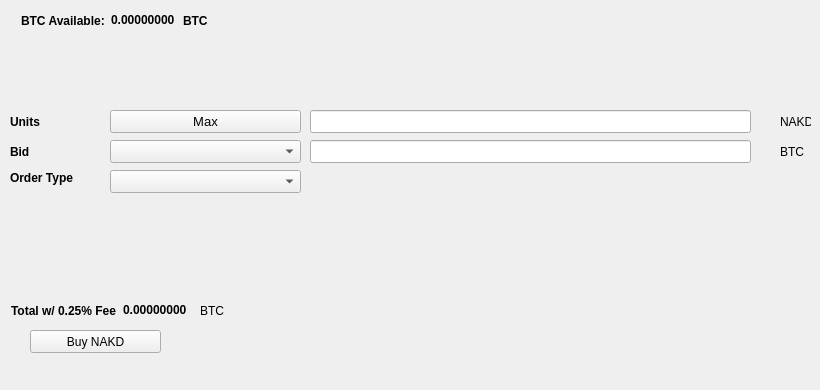
   <widget class="QWidget" name="BuyTab">
    <attribute name="title">
     <string>Buy</string>
    </attribute>
    <widget class="QPushButton" name="BuyNAKD">
     <property name="geometry">
      <rect>
       <x>30</x>
       <y>330</y>
       <width>131</width>
       <height>23</height>
      </rect>
     </property>
     <property name="text">
      <string>Buy NAKD</string>
     </property>
     <property name="icon">
      <iconset resource="../Nakedcash.qrc">
       <normaloff>:/icons/bitcoin</normaloff>:/icons/bitcoin</iconset>
     </property>
    </widget>
    <widget class="QLabel" name="label_3">
     <property name="geometry">
      <rect>
       <x>10</x>
       <y>110</y>
       <width>46</width>
       <height>23</height>
      </rect>
     </property>
     <property name="font">
      <font>
       <weight>75</weight>
       <bold>true</bold>
      </font>
     </property>
     <property name="text">
      <string>Units</string>
     </property>
    </widget>
    <widget class="QLineEdit" name="UnitsInput">
     <property name="geometry">
      <rect>
       <x>310</x>
       <y>110</y>
       <width>441</width>
       <height>23</height>
      </rect>
     </property>
     <property name="font">
      <font>
       <pointsize>9</pointsize>
       <weight>75</weight>
       <bold>true</bold>
      </font>
     </property>
    </widget>
    <widget class="QLineEdit" name="BuyBidPriceEdit">
     <property name="geometry">
      <rect>
       <x>310</x>
       <y>140</y>
       <width>441</width>
       <height>23</height>
      </rect>
     </property>
     <property name="font">
      <font>
       <pointsize>9</pointsize>
       <weight>75</weight>
       <bold>true</bold>
      </font>
     </property>
    </widget>
    <widget class="QLabel" name="label_4">
     <property name="geometry">
      <rect>
       <x>780</x>
       <y>110</y>
       <width>31</width>
       <height>23</height>
      </rect>
     </property>
     <property name="text">
      <string>NAKD</string>
     </property>
    </widget>
    <widget class="QLabel" name="label_5">
     <property name="geometry">
      <rect>
       <x>780</x>
       <y>140</y>
       <width>31</width>
       <height>23</height>
      </rect>
     </property>
     <property name="text">
      <string>BTC</string>
     </property>
    </widget>
    <widget class="QLabel" name="label_6">
     <property name="geometry">
      <rect>
       <x>10</x>
       <y>140</y>
       <width>46</width>
       <height>23</height>
      </rect>
     </property>
     <property name="font">
      <font>
       <weight>75</weight>
       <bold>true</bold>
      </font>
     </property>
     <property name="text">
      <string>Bid</string>
     </property>
    </widget>
    <widget class="QLabel" name="label_7">
     <property name="geometry">
      <rect>
       <x>10</x>
       <y>170</y>
       <width>91</width>
       <height>16</height>
      </rect>
     </property>
     <property name="font">
      <font>
       <weight>75</weight>
       <bold>true</bold>
      </font>
     </property>
     <property name="text">
      <string>Order Type</string>
     </property>
    </widget>
    <widget class="QPushButton" name="Buy_Max_Amount">
     <property name="geometry">
      <rect>
       <x>110</x>
       <y>110</y>
       <width>191</width>
       <height>23</height>
      </rect>
     </property>
     <property name="font">
      <font>
       <pointsize>10</pointsize>
      </font>
     </property>
     <property name="text">
      <string>Max</string>
     </property>
    </widget>
    <widget class="QComboBox" name="BuyBidcomboBox">
     <property name="geometry">
      <rect>
       <x>110</x>
       <y>140</y>
       <width>191</width>
       <height>23</height>
      </rect>
     </property>
     <property name="font">
      <font>
       <pointsize>10</pointsize>
      </font>
     </property>
    </widget>
    <widget class="QComboBox" name="buyOrdertypeCombo">
     <property name="geometry">
      <rect>
       <x>110</x>
       <y>170</y>
       <width>191</width>
       <height>23</height>
      </rect>
     </property>
     <property name="font">
      <font>
       <pointsize>10</pointsize>
      </font>
     </property>
    </widget>
    <widget class="QWidget" name="layoutWidget1">
     <property name="geometry">
      <rect>
       <x>21</x>
       <y>11</y>
       <width>227</width>
       <height>19</height>
      </rect>
     </property>
     <layout class="QHBoxLayout" name="horizontalLayout_3">
      <item>
       <widget class="QLabel" name="label232">
        <property name="font">
         <font>
          <weight>75</weight>
          <bold>true</bold>
         </font>
        </property>
        <property name="text">
         <string>BTC Available:</string>
        </property>
       </widget>
      </item>
      <item>
       <widget class="QLabel" name="BtcAvailableLbl">
        <property name="palette">
         <palette>
          <active>
           <colorrole role="WindowText">
            <brush brushstyle="SolidPattern">
             <color alpha="255">
              <red>0</red>
              <green>0</green>
              <blue>0</blue>
             </color>
            </brush>
           </colorrole>
           <colorrole role="Button">
            <brush brushstyle="SolidPattern">
             <color alpha="255">
              <red>0</red>
              <green>170</green>
              <blue>0</blue>
             </color>
            </brush>
           </colorrole>
           <colorrole role="Light">
            <brush brushstyle="SolidPattern">
             <color alpha="255">
              <red>0</red>
              <green>255</green>
              <blue>0</blue>
             </color>
            </brush>
           </colorrole>
           <colorrole role="Midlight">
            <brush brushstyle="SolidPattern">
             <color alpha="255">
              <red>0</red>
              <green>212</green>
              <blue>0</blue>
             </color>
            </brush>
           </colorrole>
           <colorrole role="Dark">
            <brush brushstyle="SolidPattern">
             <color alpha="255">
              <red>0</red>
              <green>85</green>
              <blue>0</blue>
             </color>
            </brush>
           </colorrole>
           <colorrole role="Mid">
            <brush brushstyle="SolidPattern">
             <color alpha="255">
              <red>0</red>
              <green>113</green>
              <blue>0</blue>
             </color>
            </brush>
           </colorrole>
           <colorrole role="Text">
            <brush brushstyle="SolidPattern">
             <color alpha="255">
              <red>0</red>
              <green>170</green>
              <blue>0</blue>
             </color>
            </brush>
           </colorrole>
           <colorrole role="BrightText">
            <brush brushstyle="SolidPattern">
             <color alpha="255">
              <red>255</red>
              <green>255</green>
              <blue>255</blue>
             </color>
            </brush>
           </colorrole>
           <colorrole role="ButtonText">
            <brush brushstyle="SolidPattern">
             <color alpha="255">
              <red>0</red>
              <green>0</green>
              <blue>0</blue>
             </color>
            </brush>
           </colorrole>
           <colorrole role="Base">
            <brush brushstyle="SolidPattern">
             <color alpha="255">
              <red>255</red>
              <green>255</green>
              <blue>255</blue>
             </color>
            </brush>
           </colorrole>
           <colorrole role="Window">
            <brush brushstyle="SolidPattern">
             <color alpha="255">
              <red>0</red>
              <green>170</green>
              <blue>0</blue>
             </color>
            </brush>
           </colorrole>
           <colorrole role="Shadow">
            <brush brushstyle="SolidPattern">
             <color alpha="255">
              <red>0</red>
              <green>0</green>
              <blue>0</blue>
             </color>
            </brush>
           </colorrole>
           <colorrole role="AlternateBase">
            <brush brushstyle="SolidPattern">
             <color alpha="255">
              <red>127</red>
              <green>212</green>
              <blue>127</blue>
             </color>
            </brush>
           </colorrole>
           <colorrole role="ToolTipBase">
            <brush brushstyle="SolidPattern">
             <color alpha="255">
              <red>255</red>
              <green>255</green>
              <blue>220</blue>
             </color>
            </brush>
           </colorrole>
           <colorrole role="ToolTipText">
            <brush brushstyle="SolidPattern">
             <color alpha="255">
              <red>0</red>
              <green>0</green>
              <blue>0</blue>
             </color>
            </brush>
           </colorrole>
          </active>
          <inactive>
           <colorrole role="WindowText">
            <brush brushstyle="SolidPattern">
             <color alpha="255">
              <red>0</red>
              <green>0</green>
              <blue>0</blue>
             </color>
            </brush>
           </colorrole>
           <colorrole role="Button">
            <brush brushstyle="SolidPattern">
             <color alpha="255">
              <red>0</red>
              <green>170</green>
              <blue>0</blue>
             </color>
            </brush>
           </colorrole>
           <colorrole role="Light">
            <brush brushstyle="SolidPattern">
             <color alpha="255">
              <red>0</red>
              <green>255</green>
              <blue>0</blue>
             </color>
            </brush>
           </colorrole>
           <colorrole role="Midlight">
            <brush brushstyle="SolidPattern">
             <color alpha="255">
              <red>0</red>
              <green>212</green>
              <blue>0</blue>
             </color>
            </brush>
           </colorrole>
           <colorrole role="Dark">
            <brush brushstyle="SolidPattern">
             <color alpha="255">
              <red>0</red>
              <green>85</green>
              <blue>0</blue>
             </color>
            </brush>
           </colorrole>
           <colorrole role="Mid">
            <brush brushstyle="SolidPattern">
             <color alpha="255">
              <red>0</red>
              <green>113</green>
              <blue>0</blue>
             </color>
            </brush>
           </colorrole>
           <colorrole role="Text">
            <brush brushstyle="SolidPattern">
             <color alpha="255">
              <red>0</red>
              <green>170</green>
              <blue>0</blue>
             </color>
            </brush>
           </colorrole>
           <colorrole role="BrightText">
            <brush brushstyle="SolidPattern">
             <color alpha="255">
              <red>255</red>
              <green>255</green>
              <blue>255</blue>
             </color>
            </brush>
           </colorrole>
           <colorrole role="ButtonText">
            <brush brushstyle="SolidPattern">
             <color alpha="255">
              <red>0</red>
              <green>0</green>
              <blue>0</blue>
             </color>
            </brush>
           </colorrole>
           <colorrole role="Base">
            <brush brushstyle="SolidPattern">
             <color alpha="255">
              <red>255</red>
              <green>255</green>
              <blue>255</blue>
             </color>
            </brush>
           </colorrole>
           <colorrole role="Window">
            <brush brushstyle="SolidPattern">
             <color alpha="255">
              <red>0</red>
              <green>170</green>
              <blue>0</blue>
             </color>
            </brush>
           </colorrole>
           <colorrole role="Shadow">
            <brush brushstyle="SolidPattern">
             <color alpha="255">
              <red>0</red>
              <green>0</green>
              <blue>0</blue>
             </color>
            </brush>
           </colorrole>
           <colorrole role="AlternateBase">
            <brush brushstyle="SolidPattern">
             <color alpha="255">
              <red>127</red>
              <green>212</green>
              <blue>127</blue>
             </color>
            </brush>
           </colorrole>
           <colorrole role="ToolTipBase">
            <brush brushstyle="SolidPattern">
             <color alpha="255">
              <red>255</red>
              <green>255</green>
              <blue>220</blue>
             </color>
            </brush>
           </colorrole>
           <colorrole role="ToolTipText">
            <brush brushstyle="SolidPattern">
             <color alpha="255">
              <red>0</red>
              <green>0</green>
              <blue>0</blue>
             </color>
            </brush>
           </colorrole>
          </inactive>
          <disabled>
           <colorrole role="WindowText">
            <brush brushstyle="SolidPattern">
             <color alpha="255">
              <red>0</red>
              <green>85</green>
              <blue>0</blue>
             </color>
            </brush>
           </colorrole>
           <colorrole role="Button">
            <brush brushstyle="SolidPattern">
             <color alpha="255">
              <red>0</red>
              <green>170</green>
              <blue>0</blue>
             </color>
            </brush>
           </colorrole>
           <colorrole role="Light">
            <brush brushstyle="SolidPattern">
             <color alpha="255">
              <red>0</red>
              <green>255</green>
              <blue>0</blue>
             </color>
            </brush>
           </colorrole>
           <colorrole role="Midlight">
            <brush brushstyle="SolidPattern">
             <color alpha="255">
              <red>0</red>
              <green>212</green>
              <blue>0</blue>
             </color>
            </brush>
           </colorrole>
           <colorrole role="Dark">
            <brush brushstyle="SolidPattern">
             <color alpha="255">
              <red>0</red>
              <green>85</green>
              <blue>0</blue>
             </color>
            </brush>
           </colorrole>
           <colorrole role="Mid">
            <brush brushstyle="SolidPattern">
             <color alpha="255">
              <red>0</red>
              <green>113</green>
              <blue>0</blue>
             </color>
            </brush>
           </colorrole>
           <colorrole role="Text">
            <brush brushstyle="SolidPattern">
             <color alpha="255">
              <red>0</red>
              <green>85</green>
              <blue>0</blue>
             </color>
            </brush>
           </colorrole>
           <colorrole role="BrightText">
            <brush brushstyle="SolidPattern">
             <color alpha="255">
              <red>255</red>
              <green>255</green>
              <blue>255</blue>
             </color>
            </brush>
           </colorrole>
           <colorrole role="ButtonText">
            <brush brushstyle="SolidPattern">
             <color alpha="255">
              <red>0</red>
              <green>85</green>
              <blue>0</blue>
             </color>
            </brush>
           </colorrole>
           <colorrole role="Base">
            <brush brushstyle="SolidPattern">
             <color alpha="255">
              <red>0</red>
              <green>170</green>
              <blue>0</blue>
             </color>
            </brush>
           </colorrole>
           <colorrole role="Window">
            <brush brushstyle="SolidPattern">
             <color alpha="255">
              <red>0</red>
              <green>170</green>
              <blue>0</blue>
             </color>
            </brush>
           </colorrole>
           <colorrole role="Shadow">
            <brush brushstyle="SolidPattern">
             <color alpha="255">
              <red>0</red>
              <green>0</green>
              <blue>0</blue>
             </color>
            </brush>
           </colorrole>
           <colorrole role="AlternateBase">
            <brush brushstyle="SolidPattern">
             <color alpha="255">
              <red>0</red>
              <green>170</green>
              <blue>0</blue>
             </color>
            </brush>
           </colorrole>
           <colorrole role="ToolTipBase">
            <brush brushstyle="SolidPattern">
             <color alpha="255">
              <red>255</red>
              <green>255</green>
              <blue>220</blue>
             </color>
            </brush>
           </colorrole>
           <colorrole role="ToolTipText">
            <brush brushstyle="SolidPattern">
             <color alpha="255">
              <red>0</red>
              <green>0</green>
              <blue>0</blue>
             </color>
            </brush>
           </colorrole>
          </disabled>
         </palette>
        </property>
        <property name="font">
         <font>
          <weight>75</weight>
          <bold>true</bold>
         </font>
        </property>
        <property name="text">
         <string>0.00000000</string>
        </property>
        <property name="textInteractionFlags">
         <set>Qt::LinksAccessibleByMouse|Qt::TextSelectableByKeyboard|Qt::TextSelectableByMouse</set>
        </property>
       </widget>
      </item>
      <item>
       <widget class="QLabel" name="BtcAvailableLbl_2">
        <property name="font">
         <font>
          <weight>75</weight>
          <bold>true</bold>
         </font>
        </property>
        <property name="text">
         <string>BTC</string>
        </property>
       </widget>
      </item>
     </layout>
    </widget>
    <widget class="QWidget" name="layoutWidge2">
     <property name="geometry">
      <rect>
       <x>11</x>
       <y>301</y>
       <width>259</width>
       <height>19</height>
      </rect>
     </property>
     <layout class="QHBoxLayout" name="horizontalLayout_4">
      <item>
       <widget class="QLabel" name="label_9">
        <property name="font">
         <font>
          <weight>75</weight>
          <bold>true</bold>
         </font>
        </property>
        <property name="text">
         <string>Total w/ 0.25% Fee</string>
        </property>
       </widget>
      </item>
      <item>
       <widget class="QLabel" name="BuyCostLabel">
        <property name="palette">
         <palette>
          <active>
           <colorrole role="WindowText">
            <brush brushstyle="SolidPattern">
             <color alpha="255">
              <red>0</red>
              <green>0</green>
              <blue>0</blue>
             </color>
            </brush>
           </colorrole>
           <colorrole role="Button">
            <brush brushstyle="SolidPattern">
             <color alpha="255">
              <red>0</red>
              <green>170</green>
              <blue>0</blue>
             </color>
            </brush>
           </colorrole>
           <colorrole role="Light">
            <brush brushstyle="SolidPattern">
             <color alpha="255">
              <red>0</red>
              <green>255</green>
              <blue>0</blue>
             </color>
            </brush>
           </colorrole>
           <colorrole role="Midlight">
            <brush brushstyle="SolidPattern">
             <color alpha="255">
              <red>0</red>
              <green>212</green>
              <blue>0</blue>
             </color>
            </brush>
           </colorrole>
           <colorrole role="Dark">
            <brush brushstyle="SolidPattern">
             <color alpha="255">
              <red>0</red>
              <green>85</green>
              <blue>0</blue>
             </color>
            </brush>
           </colorrole>
           <colorrole role="Mid">
            <brush brushstyle="SolidPattern">
             <color alpha="255">
              <red>0</red>
              <green>113</green>
              <blue>0</blue>
             </color>
            </brush>
           </colorrole>
           <colorrole role="Text">
            <brush brushstyle="SolidPattern">
             <color alpha="255">
              <red>0</red>
              <green>170</green>
              <blue>0</blue>
             </color>
            </brush>
           </colorrole>
           <colorrole role="BrightText">
            <brush brushstyle="SolidPattern">
             <color alpha="255">
              <red>255</red>
              <green>255</green>
              <blue>255</blue>
             </color>
            </brush>
           </colorrole>
           <colorrole role="ButtonText">
            <brush brushstyle="SolidPattern">
             <color alpha="255">
              <red>0</red>
              <green>0</green>
              <blue>0</blue>
             </color>
            </brush>
           </colorrole>
           <colorrole role="Base">
            <brush brushstyle="SolidPattern">
             <color alpha="255">
              <red>255</red>
              <green>255</green>
              <blue>255</blue>
             </color>
            </brush>
           </colorrole>
           <colorrole role="Window">
            <brush brushstyle="SolidPattern">
             <color alpha="255">
              <red>0</red>
              <green>170</green>
              <blue>0</blue>
             </color>
            </brush>
           </colorrole>
           <colorrole role="Shadow">
            <brush brushstyle="SolidPattern">
             <color alpha="255">
              <red>0</red>
              <green>0</green>
              <blue>0</blue>
             </color>
            </brush>
           </colorrole>
           <colorrole role="AlternateBase">
            <brush brushstyle="SolidPattern">
             <color alpha="255">
              <red>127</red>
              <green>212</green>
              <blue>127</blue>
             </color>
            </brush>
           </colorrole>
           <colorrole role="ToolTipBase">
            <brush brushstyle="SolidPattern">
             <color alpha="255">
              <red>255</red>
              <green>255</green>
              <blue>220</blue>
             </color>
            </brush>
           </colorrole>
           <colorrole role="ToolTipText">
            <brush brushstyle="SolidPattern">
             <color alpha="255">
              <red>0</red>
              <green>0</green>
              <blue>0</blue>
             </color>
            </brush>
           </colorrole>
          </active>
          <inactive>
           <colorrole role="WindowText">
            <brush brushstyle="SolidPattern">
             <color alpha="255">
              <red>0</red>
              <green>0</green>
              <blue>0</blue>
             </color>
            </brush>
           </colorrole>
           <colorrole role="Button">
            <brush brushstyle="SolidPattern">
             <color alpha="255">
              <red>0</red>
              <green>170</green>
              <blue>0</blue>
             </color>
            </brush>
           </colorrole>
           <colorrole role="Light">
            <brush brushstyle="SolidPattern">
             <color alpha="255">
              <red>0</red>
              <green>255</green>
              <blue>0</blue>
             </color>
            </brush>
           </colorrole>
           <colorrole role="Midlight">
            <brush brushstyle="SolidPattern">
             <color alpha="255">
              <red>0</red>
              <green>212</green>
              <blue>0</blue>
             </color>
            </brush>
           </colorrole>
           <colorrole role="Dark">
            <brush brushstyle="SolidPattern">
             <color alpha="255">
              <red>0</red>
              <green>85</green>
              <blue>0</blue>
             </color>
            </brush>
           </colorrole>
           <colorrole role="Mid">
            <brush brushstyle="SolidPattern">
             <color alpha="255">
              <red>0</red>
              <green>113</green>
              <blue>0</blue>
             </color>
            </brush>
           </colorrole>
           <colorrole role="Text">
            <brush brushstyle="SolidPattern">
             <color alpha="255">
              <red>0</red>
              <green>170</green>
              <blue>0</blue>
             </color>
            </brush>
           </colorrole>
           <colorrole role="BrightText">
            <brush brushstyle="SolidPattern">
             <color alpha="255">
              <red>255</red>
              <green>255</green>
              <blue>255</blue>
             </color>
            </brush>
           </colorrole>
           <colorrole role="ButtonText">
            <brush brushstyle="SolidPattern">
             <color alpha="255">
              <red>0</red>
              <green>0</green>
              <blue>0</blue>
             </color>
            </brush>
           </colorrole>
           <colorrole role="Base">
            <brush brushstyle="SolidPattern">
             <color alpha="255">
              <red>255</red>
              <green>255</green>
              <blue>255</blue>
             </color>
            </brush>
           </colorrole>
           <colorrole role="Window">
            <brush brushstyle="SolidPattern">
             <color alpha="255">
              <red>0</red>
              <green>170</green>
              <blue>0</blue>
             </color>
            </brush>
           </colorrole>
           <colorrole role="Shadow">
            <brush brushstyle="SolidPattern">
             <color alpha="255">
              <red>0</red>
              <green>0</green>
              <blue>0</blue>
             </color>
            </brush>
           </colorrole>
           <colorrole role="AlternateBase">
            <brush brushstyle="SolidPattern">
             <color alpha="255">
              <red>127</red>
              <green>212</green>
              <blue>127</blue>
             </color>
            </brush>
           </colorrole>
           <colorrole role="ToolTipBase">
            <brush brushstyle="SolidPattern">
             <color alpha="255">
              <red>255</red>
              <green>255</green>
              <blue>220</blue>
             </color>
            </brush>
           </colorrole>
           <colorrole role="ToolTipText">
            <brush brushstyle="SolidPattern">
             <color alpha="255">
              <red>0</red>
              <green>0</green>
              <blue>0</blue>
             </color>
            </brush>
           </colorrole>
          </inactive>
          <disabled>
           <colorrole role="WindowText">
            <brush brushstyle="SolidPattern">
             <color alpha="255">
              <red>0</red>
              <green>85</green>
              <blue>0</blue>
             </color>
            </brush>
           </colorrole>
           <colorrole role="Button">
            <brush brushstyle="SolidPattern">
             <color alpha="255">
              <red>0</red>
              <green>170</green>
              <blue>0</blue>
             </color>
            </brush>
           </colorrole>
           <colorrole role="Light">
            <brush brushstyle="SolidPattern">
             <color alpha="255">
              <red>0</red>
              <green>255</green>
              <blue>0</blue>
             </color>
            </brush>
           </colorrole>
           <colorrole role="Midlight">
            <brush brushstyle="SolidPattern">
             <color alpha="255">
              <red>0</red>
              <green>212</green>
              <blue>0</blue>
             </color>
            </brush>
           </colorrole>
           <colorrole role="Dark">
            <brush brushstyle="SolidPattern">
             <color alpha="255">
              <red>0</red>
              <green>85</green>
              <blue>0</blue>
             </color>
            </brush>
           </colorrole>
           <colorrole role="Mid">
            <brush brushstyle="SolidPattern">
             <color alpha="255">
              <red>0</red>
              <green>113</green>
              <blue>0</blue>
             </color>
            </brush>
           </colorrole>
           <colorrole role="Text">
            <brush brushstyle="SolidPattern">
             <color alpha="255">
              <red>0</red>
              <green>85</green>
              <blue>0</blue>
             </color>
            </brush>
           </colorrole>
           <colorrole role="BrightText">
            <brush brushstyle="SolidPattern">
             <color alpha="255">
              <red>255</red>
              <green>255</green>
              <blue>255</blue>
             </color>
            </brush>
           </colorrole>
           <colorrole role="ButtonText">
            <brush brushstyle="SolidPattern">
             <color alpha="255">
              <red>0</red>
              <green>85</green>
              <blue>0</blue>
             </color>
            </brush>
           </colorrole>
           <colorrole role="Base">
            <brush brushstyle="SolidPattern">
             <color alpha="255">
              <red>0</red>
              <green>170</green>
              <blue>0</blue>
             </color>
            </brush>
           </colorrole>
           <colorrole role="Window">
            <brush brushstyle="SolidPattern">
             <color alpha="255">
              <red>0</red>
              <green>170</green>
              <blue>0</blue>
             </color>
            </brush>
           </colorrole>
           <colorrole role="Shadow">
            <brush brushstyle="SolidPattern">
             <color alpha="255">
              <red>0</red>
              <green>0</green>
              <blue>0</blue>
             </color>
            </brush>
           </colorrole>
           <colorrole role="AlternateBase">
            <brush brushstyle="SolidPattern">
             <color alpha="255">
              <red>0</red>
              <green>170</green>
              <blue>0</blue>
             </color>
            </brush>
           </colorrole>
           <colorrole role="ToolTipBase">
            <brush brushstyle="SolidPattern">
             <color alpha="255">
              <red>255</red>
              <green>255</green>
              <blue>220</blue>
             </color>
            </brush>
           </colorrole>
           <colorrole role="ToolTipText">
            <brush brushstyle="SolidPattern">
             <color alpha="255">
              <red>0</red>
              <green>0</green>
              <blue>0</blue>
             </color>
            </brush>
           </colorrole>
          </disabled>
         </palette>
        </property>
        <property name="font">
         <font>
          <weight>75</weight>
          <bold>true</bold>
         </font>
        </property>
        <property name="autoFillBackground">
         <bool>false</bool>
        </property>
        <property name="text">
         <string>0.00000000</string>
        </property>
        <property name="textInteractionFlags">
         <set>Qt::LinksAccessibleByMouse|Qt::TextSelectableByMouse</set>
        </property>
       </widget>
      </item>
      <item>
       <widget class="QLabel" name="label_10">
        <property name="font">
         <font>
          <weight>50</weight>
          <bold>false</bold>
         </font>
        </property>
        <property name="text">
         <string>BTC</string>
        </property>
       </widget>
      </item>
     </layout>
    </widget>
    <widget class="QLabel" name="label_24">
     <property name="geometry">
      <rect>
       <x>460</x>
       <y>300</y>
       <width>281</width>
       <height>81</height>
      </rect>
     </property>
     <property name="text">
      <string/>
     </property>
     <property name="pixmap">
      <pixmap>:/images/bittrex</pixmap>
     </property>
    </widget>
   </widget>
